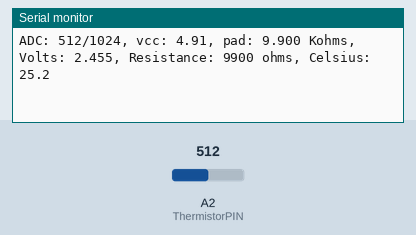
A sketch run on a simulated Arduino Uno, built with avr-gcc and run on an emulated ATmega328P. Parts: the last lines printed to the serial monitor. The inputs (shaded band) are chosen by the test bench; at power-on: A2 (ThermistorPIN) = 512.

Above: at 5.8 s.
5.9 s: A2 (ThermistorPIN) set to 0
At 10.5 s:
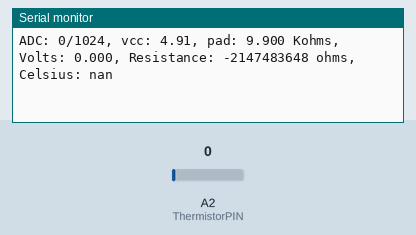
16.5 s: A2 (ThermistorPIN) set to 122
At 20.8 s:
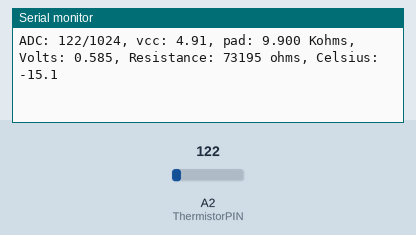

The sketch:

ThermistorElaborateCode.ino
```cpp
#include <math.h>

#define ThermistorPIN 2                 // Analog Pin 0

float vcc = 4.91;                       // only used for display purposes, if used
                                        // set to the measured Vcc.
float pad = 9900;                       // balance/pad resistor value, set this to
                                        // the measured resistance of your pad resistor
float thermr = 10000;                   // thermistor nominal resistance

float Thermistor(int RawADC) {
  long Resistance;
  float Temp;  // Dual-Purpose variable to save space.

  Resistance=pad*((1024.0 / RawADC) - 1);
  Temp = log(Resistance); // Saving the Log(resistance) so not to calculate  it 4 times later
  Temp = 1 / (0.001129148 + (0.000234125 * Temp) + (0.0000000876741 * Temp * Temp * Temp));
  Temp = Temp - 273.15;  // Convert Kelvin to Celsius

  // BEGIN- Remove these lines for the function not to display anything
  Serial.print("ADC: ");
  Serial.print(RawADC);
  Serial.print("/1024");                           // Print out RAW ADC Number
  Serial.print(", vcc: ");
  Serial.print(vcc,2);
  Serial.print(", pad: ");
  Serial.print(pad/1000,3);
  Serial.print(" Kohms, Volts: ");
  Serial.print(((RawADC*vcc)/1024.0),3);
  Serial.print(", Resistance: ");
  Serial.print(Resistance);
  Serial.print(" ohms, ");
  // END- Remove these lines for the function not to display anything

  // Uncomment this line for the function to return Fahrenheit instead.
  //temp = (Temp * 9.0)/ 5.0 + 32.0;                  // Convert to Fahrenheit
  return Temp;                                      // Return the Temperature
}

void setup() {
  Serial.begin(115200);
}

void loop() {
  float temp;
  temp=Thermistor(analogRead(ThermistorPIN));       // read ADC and  convert it to Celsius
  Serial.print("Celsius: ");
  Serial.print(temp,1);                             // display Celsius
  //temp = (temp * 9.0)/ 5.0 + 32.0;                  // converts to  Fahrenheit
  //Serial.print(", Fahrenheit: ");
  //Serial.print(temp,1);                             // display  Fahrenheit
  Serial.println("");
  delay(5000);                                      // Delay a bit...
}
```

Measured:
- after the input at 5.9 s, the serial monitor: prints a new line after 4.1 s (image 1)
- after the input at 16.5 s, the serial monitor: prints a new line after 3.5 s (image 2)
